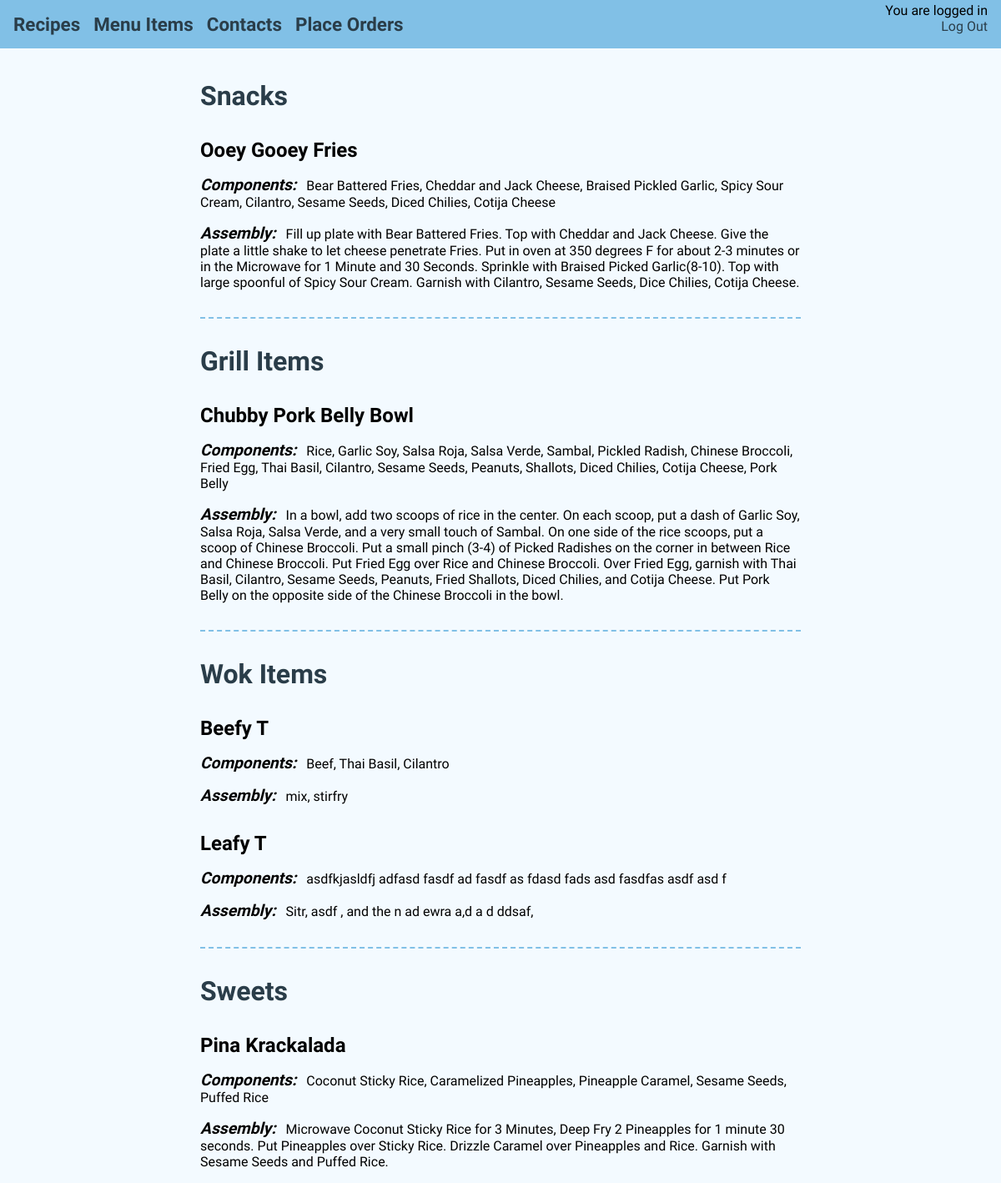
The app's page /manager/menu_items (signed in) with its own data.
### manager_guide/models.py (models this page shows, shortened)
class MenuItem(models.Model):
	name = models.CharField(max_length=100)
	section = models.CharField(choices=section_choices,max_length=100)
	components = models.TextField()
	assembly = models.TextField()

### manager_guide/views.py (the view)
# urls.py: url(r'^manager/menu_items$', views.menu_items, name='menu_items'),
@login_required
def menu_items(request):
	snacks = MenuItem.objects.filter(section='Snacks').order_by('name')
	grills = MenuItem.objects.filter(section='Grill').order_by('name')
	woks = MenuItem.objects.filter(section='Wok').order_by('name')
	sweets = MenuItem.objects.filter(section='Sweets').order_by('name')
	return render(request, 'manager_guide/menu_items.html', {'snacks':snacks,
												'grills':grills,
												'woks':woks,
												'sweets':sweets})

### manager_guide/templates/manager_guide/menu_items.html
{% extends 'manager_guide/base2.html' %}
{% block content %}
	<div id="content_box">
		<div id="menu_tag">
			<h1>Snacks</h1>
			{% for snack in snacks %}
			<div class="menu_items">
				<h2>{{ snack.name }}</h2>
				<p><em>Components:</em> {{ snack.components|linebreaksbr }}</p>
				<p><em>Assembly:</em> {{ snack.assembly|linebreaksbr }}</p>
			</div>
			{% endfor %}
			<center><hr /></center>
			<h1>Grill Items</h1>
			{% for grill in grills %}
			<div class="menu_items">
				<h2>{{ grill.name }}</h2>
				<p><em>Components:</em> {{ grill.components|linebreaksbr }}</p>
				<p><em>Assembly:</em> {{ grill.assembly|linebreaksbr }}</p>
			</div>
			{% endfor %}
			<center><hr /></center>
			<h1>Wok Items</h1>
			{% for wok in woks %}
			<div class="menu_items">
				<h2>{{ wok.name }}</h2>
				<p><em>Components:</em> {{ wok.components|linebreaksbr }}</p>
				<p><em>Assembly:</em> {{ wok.assembly|linebreaksbr }}</p>
			</div>
			{% endfor %}
			<center><hr /></center>
			<h1>Sweets</h1>
			{% for sweet in sweets %}
			<div class="menu_items">
				<h2>{{ sweet.name }}</h2>
				<p><em>Components:</em> {{ sweet.components|linebreaksbr }}</p>
				<p><em>Assembly:</em> {{ sweet.assembly|linebreaksbr }}</p>
			</div>
			{% endfor %}
		</div>
	</div>
{% endblock %}

### manager_guide/static/manager_guide/css/style.css (style rules this page uses)
html, body, header, h1, h2, h3, h4, p, a, div, ul, li { margin: 0; padding: 0; display: block; }
hr { margin: 2rem 0; display: block; border-color: #81C0E6; border-width: 2px 0 0 0; border-style: dashed; }
body { background: #F3FAFF; }
h1 { font-family: "Source Sans Pro", sans-serif; color: #2A3D49; }
#content_box { display: flex; position: absolute; top: 0; bottom: 0; left: 0; right: 0; justify-content: center; z-index: -1; }
#content_box #menu_tag { width: 60%; margin-top: 10vh; margin-bottom: 5vh; text-align: left; align-self: flex-start; }
#content_box #menu_tag em { font-weight: 600; font-decoration: none; font-size: 1.2rem; margin-right: 0.5rem; }
#content_box h1, #content_box h2, #content_box h3, #content_box p { font-family: "Source Sans Pro", sans-serif; }
#content_box h1, #content_box p { margin: 1rem 0; }
#content_box h2 { margin: 2rem 0 0 0; }

### records on screen
MenuItem: name "Ooey Gooey Fries", components "Bear Battered Fries, Cheddar and Jack Cheese, Braised Pickled Garlic, Spicy Sour Cream, Cilantro, Sesame Seeds, Diced Chilies, Cotija Cheese", assembly "Fill up plate with Bear Battered Fries. Top with Cheddar and Jack Cheese. Give the plate a little shake to let cheese penetrate Fries. Put in oven at 350 degrees F for about 2-3 minutes or in the Microwave for 1 Minute and 30 Seconds. Sprinkle with Braised Picked Garlic(8-10). Top with large spoonful of Spicy Sour Cream. Garnish with Cilantro, Sesame Seeds, Dice Chilies, Cotija Cheese."
MenuItem: name "Chubby Pork Belly Bowl", components "Rice, Garlic Soy, Salsa Roja, Salsa Verde, Sambal, Pickled Radish, Chinese Broccoli, Fried Egg, Thai Basil, Cilantro, Sesame Seeds, Peanuts, Shallots, Diced Chilies, Cotija Cheese, Pork Belly", assembly "In a bowl, add two scoops of rice in the center. On each scoop, put a dash of Garlic Soy, Salsa Roja, Salsa Verde, and a very small touch of Sambal. On one side of the rice scoops, put a scoop of Chinese Broccoli. Put a small pinch (3-4) of Picked Radishes on the corner in between Rice and Chinese Broccoli. Put Fried Egg over Rice and Chinese Broccoli. Over Fried Egg, garnish with Thai Basil, Cilantro, Sesame Seeds, Peanuts, Fried Shallots, Diced Chilies, and Cotija Cheese. Put Pork Belly on the opposite side of the Chinese Broccoli in the bowl."
MenuItem: name "Beefy T", components "Beef, Thai Basil, Cilantro", assembly "mix, stirfry"
MenuItem: name "Leafy T", components "asdfkjasldfj adfasd fasdf ad fasdf as fdasd fads asd fasdfas asdf asd f", assembly "Sitr, asdf , and the n ad ewra a,d a d ddsaf,"
MenuItem: name "Pina Krackalada", components "Coconut Sticky Rice, Caramelized Pineapples, Pineapple Caramel, Sesame Seeds, Puffed Rice", assembly "Microwave Coconut Sticky Rice for 3 Minutes, Deep Fry 2 Pineapples for 1 minute 30 seconds. Put Pineapples over Sticky Rice. Drizzle Caramel over Pineapples and Rice. Garnish with Sesame Seeds and Puffed Rice."
